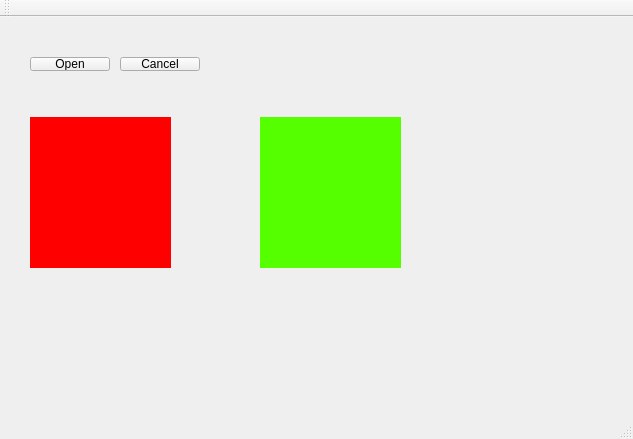
<?xml version="1.0" encoding="UTF-8"?>
<ui version="4.0">
 <class>MainWindow</class>
 <widget class="QMainWindow" name="MainWindow">
  <property name="geometry">
   <rect>
    <x>0</x>
    <y>0</y>
    <width>633</width>
    <height>439</height>
   </rect>
  </property>
  <property name="windowTitle">
   <string>testbodyresizer</string>
  </property>
  <widget class="MainWidget" name="centralWidget">
   <property name="focusPolicy">
    <enum>Qt::WheelFocus</enum>
   </property>
   <widget class="QPushButton" name="pushButton">
    <property name="geometry">
     <rect>
      <x>120</x>
      <y>40</y>
      <width>80</width>
      <height>14</height>
     </rect>
    </property>
    <property name="text">
     <string>Cancel</string>
    </property>
   </widget>
   <widget class="QPushButton" name="pushButton_2">
    <property name="geometry">
     <rect>
      <x>30</x>
      <y>40</y>
      <width>80</width>
      <height>14</height>
     </rect>
    </property>
    <property name="text">
     <string>Open</string>
    </property>
   </widget>
   <widget class="QWidget" name="widget" native="true">
    <property name="geometry">
     <rect>
      <x>30</x>
      <y>100</y>
      <width>141</width>
      <height>151</height>
     </rect>
    </property>
    <property name="mouseTracking">
     <bool>true</bool>
    </property>
    <property name="focusPolicy">
     <enum>Qt::WheelFocus</enum>
    </property>
    <property name="styleSheet">
     <string notr="true">background-color: rgb(255, 0, 0);</string>
    </property>
   </widget>
   <widget class="QWidget" name="widget_2" native="true">
    <property name="geometry">
     <rect>
      <x>260</x>
      <y>100</y>
      <width>141</width>
      <height>151</height>
     </rect>
    </property>
    <property name="mouseTracking">
     <bool>true</bool>
    </property>
    <property name="focusPolicy">
     <enum>Qt::WheelFocus</enum>
    </property>
    <property name="styleSheet">
     <string notr="true">background-color: rgb(85, 255, 0);</string>
    </property>
   </widget>
  </widget>
  <widget class="QMenuBar" name="menuBar">
   <property name="geometry">
    <rect>
     <x>0</x>
     <y>0</y>
     <width>633</width>
     <height>17</height>
    </rect>
   </property>
  </widget>
  <widget class="QToolBar" name="mainToolBar">
   <attribute name="toolBarArea">
    <enum>TopToolBarArea</enum>
   </attribute>
   <attribute name="toolBarBreak">
    <bool>false</bool>
   </attribute>
  </widget>
  <widget class="QStatusBar" name="statusBar"/>
 </widget>
 <layoutdefault spacing="6" margin="11"/>
 <customwidgets>
  <customwidget>
   <class>MainWidget</class>
   <extends>QWidget</extends>
   <header>mainwidget.h</header>
   <container>1</container>
  </customwidget>
 </customwidgets>
 <resources/>
 <connections/>
</ui>
